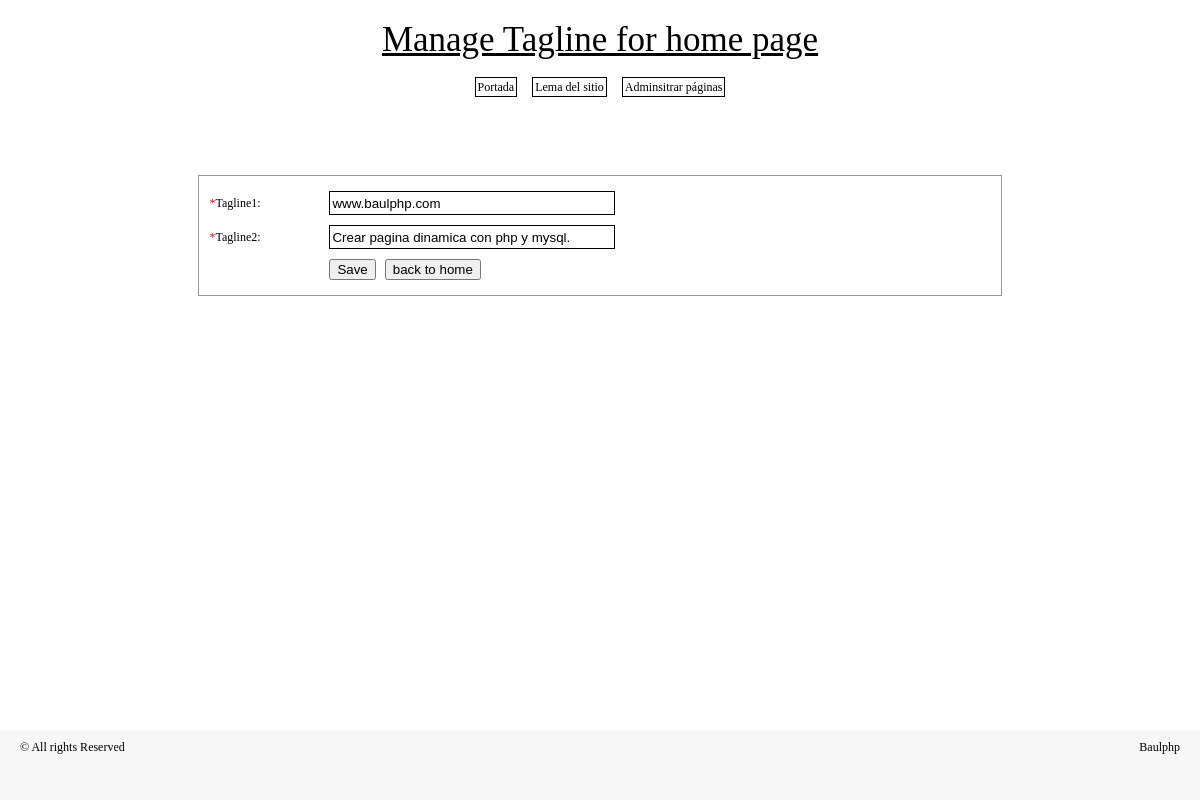
The page /manage-site/tagline.php on the database its author committed.
### tables this page shows
CREATE TABLE `mp_tagline` (
  `id` int(11) NOT NULL,
  `tagline1` varchar(255) DEFAULT NULL,
  `tagline2` varchar(255) DEFAULT NULL
);

### manage-site/tagline.php (the view, shortened to what this page needs)
<?php
require("../libs/config.php");
include("header.php");
try {
    $stmt = $DB->prepare("SELECT * FROM " . TABLE_TAGLINE . " WHERE 1 LIMIT 1");
    $stmt->execute();
    $details = $stmt->fetchAll();
} catch (Exception $ex) {
    echo errorMessage($ex->getMessage());
}
?>
<div class="formField">
    <form method="post" action="" name="pages">
        <table id="tableForm">
            <tr>
                <td class="formLeft"><span class="required">*</span>Tagline1: </td>
                <td><input type="text" name="tagline1" id="tagline1" class="textboxes" value="<?php echo stripslashes($details[0]["tagline1"]); ?>" autocomplete="off" /> </td>
            </tr>
            <tr>
                <td class="formLeft"><span class="required">*</span>Tagline2: </td>
                <td><input type="text" name="tagline2" id="tagline2" class="textboxes" value="<?php echo stripslashes($details[0]["tagline2"]); ?>" autocomplete="off" /> </td>
            </tr>
            <tr>
                <td></td>
                <td> <input type="submit" name="sub" value="Save" /> &nbsp;  <input type="button" name="" onclick="javascript:window.location = 'home.php';" value="back to home" /> </td>
            </tr>
        </table>
    </form>
</div>
<?php
include("footer.php");
?>

### manage-site/style.css (style rules this page uses)
* { margin: 0; }
html, body { margin:0; padding:0; height:100%; }
body { border: 0; font: 12px "Trebuchet MS"; color: #000; background:#fff; }
table { *border-collapse: collapse; border-spacing: 0; width: 100%; }
#tableForm { border:1px solid #999999; margin:0 auto;width:80%; margin-top:20px; padding:10px; }
#tableForm td { padding:5px 0; }
.formLeft { width:120px; text-align:left; }
.textboxes { width:280px; border:1px solid #000; height:20px; }
.required { color:#F00; }

### rows shown on the page
mp_tagline: tagline1 "www.baulphp.com", tagline2 "Crear pagina dinamica con php y mysql."

### other values the page prints
$pageTitle "Manage Tagline for home page"
